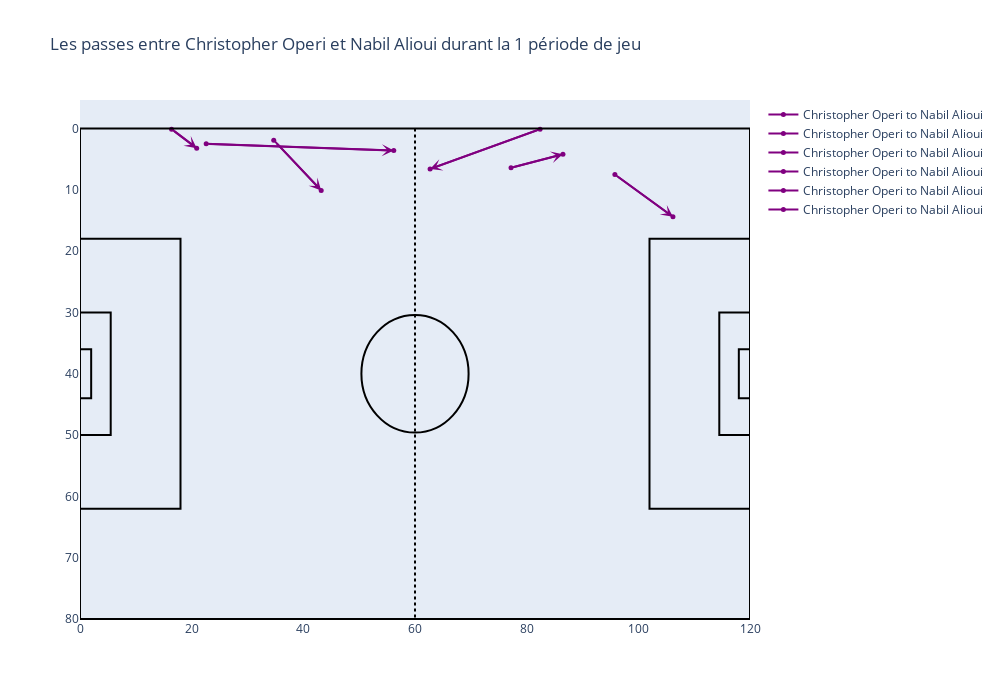

Here is the notebook cell this chart was saved with:
### Markdown cell above
# Passes entre deux joueurs à la demande de l'entraîneur

### Code cell
Joueurs_passes(df_passes, 'Le Havre', 1, 'Christopher Operi', 'Nabil Alioui' )

### Figure 1 — Plotly figure (JSON) as saved in the notebook; plotly's stock layout.template omitted (floating-point values rounded to 4 significant figures)
{"data": [{"hoverinfo": "text", "line": {"color": "purple", "width": 2}, "marker": {"size": 5}, "mode": "lines+markers", "name": "Christopher Operi to Nabil Alioui", "text": "De: Christopher Operi<br>À: Nabil Alioui<br>X: 77.2 -> 86.5<br>Y: 6.4 -> 4.2", "type": "scatter", "x": [77.2, 86.5], "y": [6.4, 4.2]}, {"hoverinfo": "text", "line": {"color": "purple", "width": 2}, "marker": {"size": 5}, "mode": "lines+markers", "name": "Christopher Operi to Nabil Alioui", "text": "De: Christopher Operi<br>À: Nabil Alioui<br>X: 95.8 -> 106.2<br>Y: 7.5 -> 14.4", "type": "scatter", "x": [95.8, 106.2], "y": [7.5, 14.4]}, {"hoverinfo": "text", "line": {"color": "purple", "width": 2}, "marker": {"size": 5}, "mode": "lines+markers", "name": "Christopher Operi to Nabil Alioui", "text": "De: Christopher Operi<br>À: Nabil Alioui<br>X: 82.4 -> 62.7<br>Y: 0.1 -> 6.6", "type": "scatter", "x": [82.4, 62.7], "y": [0.1, 6.6]}, {"hoverinfo": "text", "line": {"color": "purple", "width": 2}, "marker": {"size": 5}, "mode": "lines+markers", "name": "Christopher Operi to Nabil Alioui", "text": "De: Christopher Operi<br>À: Nabil Alioui<br>X: 22.6 -> 56.2<br>Y: 2.5 -> 3.6", "type": "scatter", "x": [22.6, 56.2], "y": [2.5, 3.6]}, {"hoverinfo": "text", "line": {"color": "purple", "width": 2}, "marker": {"size": 5}, "mode": "lines+markers", "name": "Christopher Operi to Nabil Alioui", "text": "De: Christopher Operi<br>À: Nabil Alioui<br>X: 34.7 -> 43.2<br>Y: 1.9 -> 10.1", "type": "scatter", "x": [34.7, 43.2], "y": [1.9, 10.1]}, {"hoverinfo": "text", "line": {"color": "purple", "width": 2}, "marker": {"size": 5}, "mode": "lines+markers", "name": "Christopher Operi to Nabil Alioui", "text": "De: Christopher Operi<br>À: Nabil Alioui<br>X: 16.4 -> 20.9<br>Y: 0.1 -> 3.2", "type": "scatter", "x": [16.4, 20.9], "y": [0.1, 3.2]}], "layout": {"annotations": [{"arrowcolor": "purple", "arrowhead": 3, "arrowsize": 1, "arrowwidth": 2, "ax": 77.2, "axref": "x", "ay": 6.4, "ayref": "y", "showarrow": true, "x": 86.5, "xref": "x", "y": 4.2, "yref": "y"}, {"arrowcolor": "purple", "arrowhead": 3, "arrowsize": 1, "arrowwidth": 2, "ax": 95.8, "axref": "x", "ay": 7.5, "ayref": "y", "showarrow": true, "x": 106.2, "xref": "x", "y": 14.4, "yref": "y"}, {"arrowcolor": "purple", "arrowhead": 3, "arrowsize": 1, "arrowwidth": 2, "ax": 82.4, "axref": "x", "ay": 0.1, "ayref": "y", "showarrow": true, "x": 62.7, "xref": "x", "y": 6.6, "yref": "y"}, {"arrowcolor": "purple", "arrowhead": 3, "arrowsize": 1, "arrowwidth": 2, "ax": 22.6, "axref": "x", "ay": 2.5, "ayref": "y", "showarrow": true, "x": 56.2, "xref": "x", "y": 3.6, "yref": "y"}, {"arrowcolor": "purple", "arrowhead": 3, "arrowsize": 1, "arrowwidth": 2, "ax": 34.7, "axref": "x", "ay": 1.9, "ayref": "y", "showarrow": true, "x": 43.2, "xref": "x", "y": 10.1, "yref": "y"}, {"arrowcolor": "purple", "arrowhead": 3, "arrowsize": 1, "arrowwidth": 2, "ax": 16.4, "axref": "x", "ay": 0.1, "ayref": "y", "showarrow": true, "x": 20.9, "xref": "x", "y": 3.2, "yref": "y"}], "height": 700, "shapes": [{"line": {"color": "Black"}, "type": "rect", "x0": 0, "x1": 120, "y0": 0, "y1": 80}, {"line": {"color": "Black", "dash": "dot"}, "type": "line", "x0": 60, "x1": 60, "y0": 0, "y1": 80}, {"line": {"color": "Black"}, "type": "rect", "x0": 0, "x1": 18, "y0": 18, "y1": 62}, {"line": {"color": "Black"}, "type": "rect", "x0": 102, "x1": 120, "y0": 18, "y1": 62}, {"line": {"color": "Black"}, "type": "rect", "x0": 0, "x1": 5.5, "y0": 30, "y1": 50}, {"line": {"color": "Black"}, "type": "rect", "x0": 114.5, "x1": 120, "y0": 30, "y1": 50}, {"line": {"color": "Black"}, "type": "rect", "x0": 0, "x1": 2, "y0": 36, "y1": 44}, {"line": {"color": "Black"}, "type": "rect", "x0": 118, "x1": 120, "y0": 36, "y1": 44}, {"line": {"color": "Black"}, "type": "circle", "x0": 50.4, "x1": 69.6, "xref": "x", "y0": 30.4, "y1": 49.6, "yref": "y"}], "title": {"text": "Les passes entre Christopher Operi et Nabil Alioui durant la 1 période de jeu"}, "width": 1000, "xaxis": {"range": [0, 120], "showgrid": false, "zeroline": false}, "yaxis": {"autorange": "reversed", "range": [0, 80], "showgrid": false, "zeroline": false}}}
